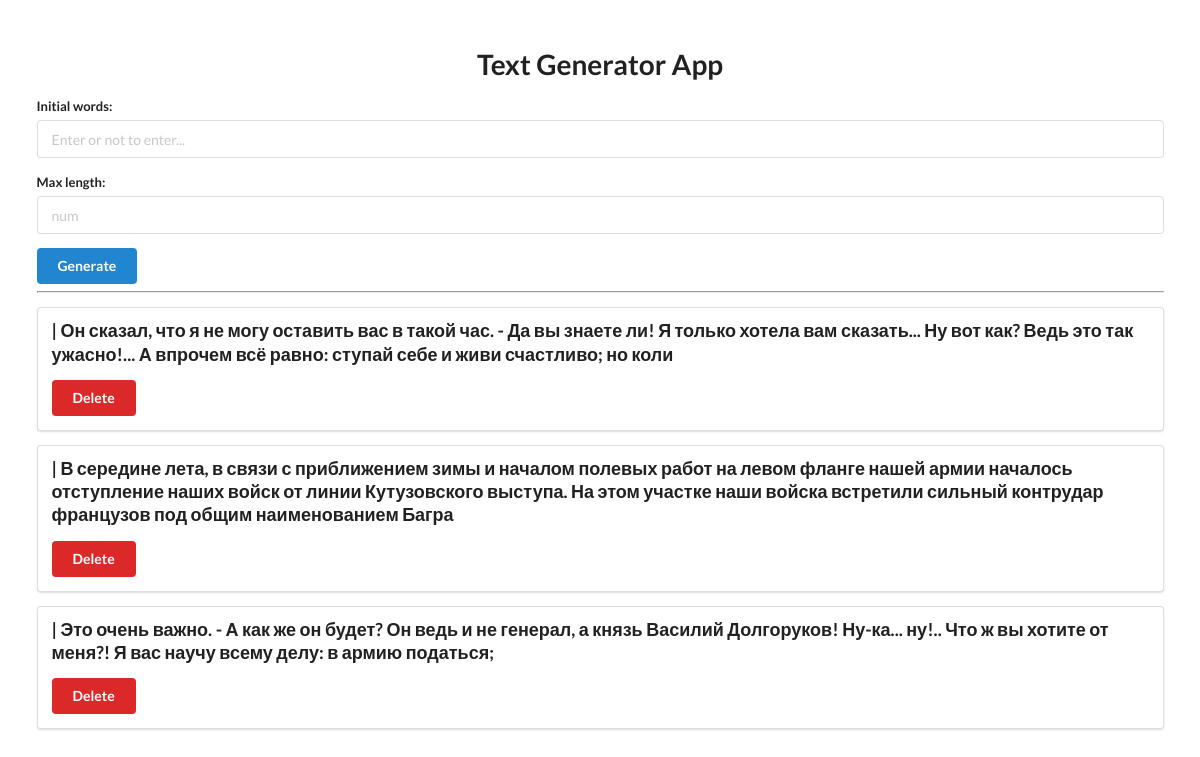
The page / on the database its author committed.
### app/models.py (models this page shows, shortened)
class TextGeneratorApp(models.Model):
    init_word = models.CharField(max_length=500, default=' ')
    max_len = models.IntegerField(null=True, default=50)
    text = models.CharField(max_length=10000)

### app/views.py (the view)
# urls.py: path('', views.homepage, name='homepage'),  # , kwargs={"init_word": " ", "max_len": 50}
def homepage(request):
    model = TextGenerator(model_type='GPT')
    train_texts = 'books.csv'
    model.prepare(train_texts, pretrained=True)
    global exchange_model
    def exchange_model():
        return model
    params = TextGeneratorApp.objects.all()
    return render(request, 'homepage.html', {"phrase_list": params})

### templates/homepage.html (shortened to what this page needs)
<!DOCTYPE html>
<html lang="en">
<head>
    <link rel="stylesheet" href="https://cdn.jsdelivr.net/npm/semantic-ui@2.4.2/dist/semantic.min.css">
</head>
<body>
    <div style="margin-top: 50px;" class="ui container">
        <h1 class="ui center aligned header">Text Generator App</h1>
        <form class="ui form" action="/add" method="post">
            <div class="field">
                <label>Initial words:</label>
                <input type="text" name="init_word" placeholder="Enter or not to enter..."><br>
            </div>
            <div class="field">
                <label>Max length:</label>
                <input type="text" name="max_len" placeholder="num"><br>
            </div>
            <button class="ui blue button" type="submit">Generate</button>
        </form>
        <hr>
        {% for phrase in phrase_list %}
        <div class="ui segment">
            <p class="ui big header">{{ phrase.phrase_id }} | {{ phrase.text }}</p>
            <a class="ui red button" href="/delete/{{ phrase.id }}">Delete</a>
        </div>
        {% endfor %}
    </div>
</body>
</html>

### rows shown on the page
TextGeneratorApp: text "Он сказал, что я не могу оставить вас в такой час. - Да вы знаете ли! Я только хотела вам сказать... Ну вот как? Ведь это так ужасно!... А впрочем всё равно: ступай себе и живи счастливо; но коли"
TextGeneratorApp: text "В середине лета, в связи с приближением зимы и началом полевых работ на левом фланге нашей армии началось отступление наших войск от линии Кутузовского выступа. На этом участке наши войска встретили сильный контрудар французов под общим наименованием Багра"
TextGeneratorApp: text "Это очень важно. - А как же он будет? Он ведь и не генерал, а князь Василий Долгоруков! Ну-ка... ну!.. Что ж вы хотите от меня?! Я вас научу всему делу: в армию податься;"
